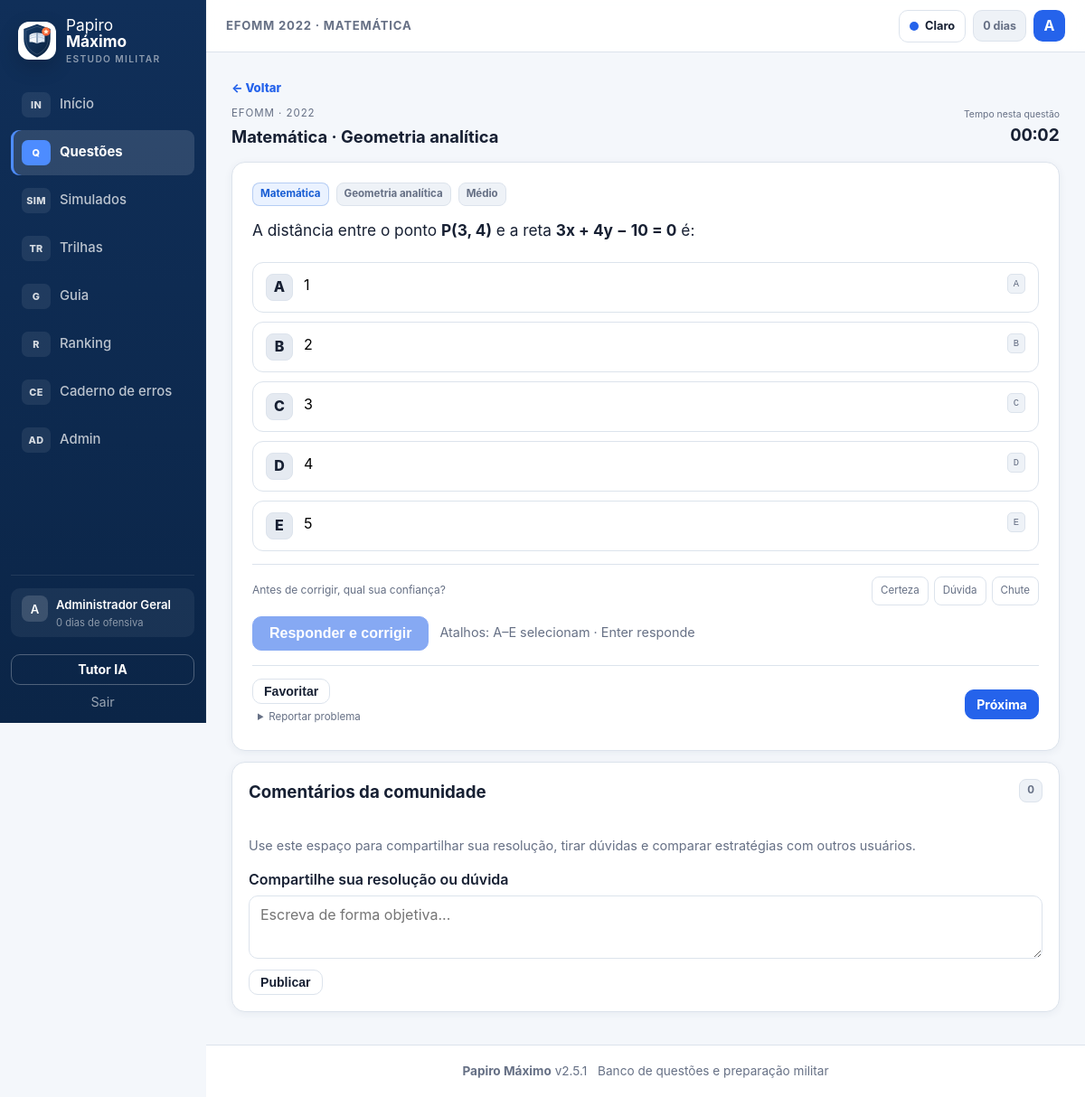
The app's page /resolver.php?id=7&sim_id=1&pos=0 (signed in) with its own data.
### tables this page shows
CREATE TABLE IF NOT EXISTS users (
  id INT AUTO_INCREMENT PRIMARY KEY,
  nome VARCHAR(100) NOT NULL,
  email VARCHAR(150) NOT NULL UNIQUE,
  senha_hash VARCHAR(255) NOT NULL,
  foco VARCHAR(20) NOT NULL DEFAULT 'EFOMM',
  role VARCHAR(10) NOT NULL DEFAULT 'aluno',
  ofensiva INT NOT NULL DEFAULT 0,
  ultima_atividade DATE NULL,
  created_at TIMESTAMP DEFAULT CURRENT_TIMESTAMP
);

CREATE TABLE IF NOT EXISTS questoes (
  id INT AUTO_INCREMENT PRIMARY KEY,
  slug VARCHAR(40) NOT NULL UNIQUE,
  concurso VARCHAR(20) NOT NULL DEFAULT 'Outro',
  ano INT NOT NULL DEFAULT 2024,
  numero INT NOT NULL DEFAULT 0,
  pagina INT NOT NULL DEFAULT 0,
  regiao VARCHAR(32) NOT NULL DEFAULT '',
  materia VARCHAR(50) NOT NULL DEFAULT 'Geral',
  assunto VARCHAR(100) NOT NULL DEFAULT '',
  dificuldade VARCHAR(10) NOT NULL DEFAULT 'Médio',
  enunciado TEXT NOT NULL,
  alt_a TEXT NOT NULL,
  alt_b TEXT NOT NULL,
  alt_c TEXT NOT NULL,
  alt_d TEXT NOT NULL,
  alt_e TEXT NOT NULL,
  gabarito TINYINT NOT NULL DEFAULT -1,
  gabarito_fonte VARCHAR(24) NOT NULL DEFAULT '',
  gabarito_confianca DECIMAL(5,4) NOT NULL DEFAULT 0,
  gabarito_validado_em DATETIME NULL,
  resolucao TEXT NOT NULL,
  origem VARCHAR(120) NOT NULL DEFAULT '',
  exibir_preview TINYINT NOT NULL DEFAULT 0,
  ativo TINYINT NOT NULL DEFAULT 1,
  created_by INT NULL,
  created_at TIMESTAMP DEFAULT CURRENT_TIMESTAMP
);

### includes/config.php (called while the page is built, shortened)
<?php
function url(string $path = ''): string {
    $p = trim($path);
    return BASE_URL . '/' . ltrim($p, '/');
}

### includes/helpers.php (called while the page is built, shortened)
<?php
function concurso_nome(string $c): string { return CONCURSO_NOMES[$c] ?? $c; }
function e($s): string { return htmlspecialchars((string)($s ?? ''), ENT_QUOTES, 'UTF-8'); }
function q_alternativas(array $q): array {
    return [(string)$q['alt_a'], (string)$q['alt_b'], (string)$q['alt_c'], (string)$q['alt_d'], (string)$q['alt_e']];
}

### includes/db.php (called while the page is built, shortened)
<?php
function db(): PDO {
    static $pdo = null;
    if ($pdo instanceof PDO) return $pdo;
    if (DB_DRIVER === 'sqlite') {
        $dir = dirname(DB_SQLITE_PATH);
        if (!is_dir($dir)) mkdir($dir, 0775, true);
        $pdo = new PDO('sqlite:' . DB_SQLITE_PATH);
    } else {
        $dsn = sprintf('mysql:host=%s;dbname=%s;charset=utf8mb4', DB_HOST, DB_NAME);
        $pdo = new PDO($dsn, DB_USER, DB_PASS);
    }
    $pdo->setAttribute(PDO::ATTR_ERRMODE, PDO::ERRMODE_EXCEPTION);
    $pdo->setAttribute(PDO::ATTR_DEFAULT_FETCH_MODE, PDO::FETCH_ASSOC);
    return $pdo;
}

### includes/auth.php (called while the page is built, shortened)
<?php
function current_user(): ?array {
    static $cache = null;
    if ($cache === null) {
        $st = db()->prepare('SELECT * FROM users WHERE id = ?');
        $st->execute([(int)$_SESSION['user_id']]);
        $cache = $st->fetch() ?: false;
    }
    return $cache === false ? null : $cache;
}
function is_admin(?array $u = null): bool {
    $u = $u ?? current_user();
    return $u !== null && (($u['role'] ?? '') === 'admin');
}

### resolver.php (the view, shortened to what this page needs)
<?php
$user=current_user();$uid=$user?(int)$user['id']:0;$pdo=db();
$id=(int)($_GET['id']??0);$st=$pdo->prepare('SELECT * FROM questoes WHERE id=? AND ativo=1');$st->execute([$id]);$q=$st->fetch();
$alts=q_alternativas($q);$nonEmpty=array_values(array_filter($alts,static fn($a)=>trim((string)$a)!==''));$gab=(int)$q['gabarito'];$gradable=$gab>=0&&$gab<=4&&count($nonEmpty)>=2;$answerable=count($nonEmpty)>=2;
$fav=false;if($uid){$st=$pdo->prepare('SELECT 1 FROM favoritos WHERE user_id=? AND questao_id=?');$st->execute([$uid,$q['id']]);$fav=(bool)$st->fetchColumn();}
$st=$pdo->prepare('SELECT c.*,u.nome FROM comentarios c JOIN users u ON u.id=c.user_id WHERE c.questao_id=? AND c.aprovado=1 ORDER BY c.id DESC LIMIT 30');$st->execute([$q['id']]);$comments=$st->fetchAll();
$simId=(int)($_GET['sim_id']??0);$simPos=max(0,(int)($_GET['pos']??0));$sim=null;$simIds=[];$simAnswers=[];$nextId=null;$prevId=null;
if($simId>0&&$uid){$st=$pdo->prepare('SELECT * FROM simulados_execucoes WHERE id=? AND user_id=?');$st->execute([$simId,$uid]);$sim=$st->fetch();}
if(!$sim){$simId=0;if($uid){$st=$pdo->prepare('SELECT id FROM questoes WHERE ativo=1 AND concurso=? AND id!=? AND NOT EXISTS (SELECT 1 FROM respostas r WHERE r.user_id=? AND r.questao_id=questoes.id) LIMIT 50');$st->execute([$q['concurso'],$q['id'],$uid]);}else{$st=$pdo->prepare('SELECT id FROM questoes WHERE ativo=1 AND concurso=? AND id!=? LIMIT 50');$st->execute([$q['concurso'],$q['id']]);}$cand=$st->fetchAll(PDO::FETCH_COLUMN);if($cand)$nextId=(int)$cand[array_rand($cand)];}
$isOfficial=str_starts_with((string)$q['slug'],'oficial-');$enunciadoHtml=$isOfficial?nl2br(e((string)$q['enunciado'])):(string)$q['enunciado'];
$title=concurso_nome((string)$q['concurso']).' '.(int)$q['ano'].' · '.$q['materia'];$active='questoes';$extra_js='<script type="module" src="'.e(url('assets/js/question-previews.js?v='.rawurlencode(APP_VERSION))).'"></script>';include __DIR__.'/includes/header.php';
?>
<div class="resolve-focus-head">
  <div><a class="text-link" href="<?= e($sim?url('simulados.php'):url('questoes.php?concurso='.urlencode((string)$q['concurso']))) ?>">← Voltar</a><div class="resolve-title"><span><?= e(concurso_nome((string)$q['concurso'])) ?> · <?= (int)$q['ano'] ?></span><b><?= e($q['materia']) ?><?= $q['assunto']?' · '.e($q['assunto']):'' ?></b></div></div>
  <div class="question-stopwatch"><small>Tempo nesta questão</small><strong id="questionClock">00:00</strong></div>
</div>
<div class="card question-shell question-focus" id="questaoBox" data-qid="<?= (int)$q['id'] ?>" data-answered="0" data-simulado="<?= $simId ?>">
  <div class="question-topline"><span class="badge b-gold"><?= e($q['materia']) ?></span><?php if($q['assunto']):?><span class="badge"><?= e($q['assunto']) ?></span><?php endif;?><span class="badge"><?= e($q['dificuldade']) ?></span></div>
  <div class="enunciado resolve-enunciado"><?= $enunciadoHtml ?></div>
  <?php if($answerable):?><div class="alts"><?php foreach($alts as $i=>$a):if(trim((string)$a)==='')continue;?><button class="alt" type="button" data-alt="<?= $i ?>"><span class="alt-letter"><?= LETRAS[$i] ?></span><span><?= e($a) ?></span><kbd><?= LETRAS[$i] ?></kbd></button><?php endforeach;?></div><?php endif;?>
  <?php if($uid&&$answerable):?>
    <div class="confidence-box"><span>Antes de corrigir, qual sua confiança?</span><div class="confidence-options"><button type="button" data-confidence="certeza">Certeza</button><button type="button" data-confidence="duvida">Dúvida</button><button type="button" data-confidence="chute">Chute</button></div></div>
    <div class="resolve-submit-row"><button class="btn btn-primary" id="btnResponder" disabled><?= $gradable?'Responder e corrigir':((int)($q['exibir_preview']??0)===1?'Registrar resposta':'Responder e corrigir com IA') ?></button><small class="muted">Atalhos: A–E selecionam · Enter responde</small></div>
  <?php elseif(!$uid&&$answerable):?><p><a class="btn btn-primary" href="<?= e(url('login.php?next='.urlencode($_SERVER['REQUEST_URI']))) ?>">Entre para responder</a></p><?php else:?><div class="flash info" style="display:block">Questão temporariamente sem alternativas textuais confiáveis.</div><?php endif;?>
  <?php if($uid):?><div class="resolve-footer-actions"><div><button class="btn btn-small fav-btn <?= $fav?'faved':'' ?>" data-fav="<?= (int)$q['id'] ?>"><?= $fav?'Favoritada':'Favoritar' ?></button><details class="report-inline"><summary>Reportar problema</summary></details></div><?php if($nextId):?><a class="btn btn-small btn-primary" id="nextBox" href="<?= e($sim?url('resolver.php?id='.$nextId.'&sim_id='.$simId.'&pos='.($simPos+1)):url('resolver.php?id='.$nextId)) ?>">Próxima</a><?php elseif($sim):?><a class="btn btn-small btn-primary" href="<?= e(url('simulados.php?resultado='.$simId)) ?>">Finalizar e ver resultado</a><?php endif;?></div><?php endif;?>
</div>
<div class="card comments compact-comments"><div class="section-head"><h3>Comentários da comunidade</h3><span class="badge"><?= count($comments) ?></span></div><p class="muted">Use este espaço para compartilhar sua resolução, tirar dúvidas e comparar estratégias com outros usuários.</p><?php if($uid):?><form id="commentForm" data-qid="<?= (int)$q['id'] ?>" class="form"><label>Compartilhe sua resolução ou dúvida<textarea id="commentText" style="min-height:70px" placeholder="Escreva de forma objetiva..."></textarea></label><button class="btn btn-small" type="submit">Publicar</button></form><?php endif;?><div id="commentList"><?php foreach($comments as $c):?><div class="comment"><span class="who"><?= e($c['nome']) ?></span><span class="when"><?= e(fmt_data($c['created_at'])) ?></span><div><?= nl2br(e($c['texto'])) ?></div></div><?php endforeach;?></div></div>
<?php include __DIR__.'/includes/footer.php'; ?>

### includes/header.php (shortened to what this page needs)
<?php
$user = current_user();
$nav = [
    ['inicio', 'Início', 'IN', 'index.php'],
    ['questoes', 'Questões', 'Q', 'questoes.php'],
    ['simulados', 'Simulados', 'SIM', 'simulados.php'],
    ['trilhas', 'Trilhas', 'TR', 'trilhas.php'],
    ['guia', 'Guia', 'G', 'guia.php'],
    ['ranking', 'Ranking', 'R', 'ranking.php'],
    ['caderno', 'Caderno de erros', 'CE', 'caderno.php'],
];
?>
<!DOCTYPE html>
<html lang="pt-BR">
<head>
<link rel="stylesheet" href="<?= e(url('assets/css/style.css?v=' . rawurlencode(APP_VERSION))) ?>">
<link rel="stylesheet" href="<?= e(url('assets/css/papiro-v2.css?v=' . rawurlencode(APP_VERSION))) ?>">
</head>
<body>
<div class="shell">
  <aside class="sidebar" id="sidebar">
    <a class="brand" href="<?= e(url('index.php')) ?>">
      <img class="brand-logo" src="<?= e(url('icons/papiro-logo.svg')) ?>" alt="Papiro Máximo">
      <span class="brand-name">Papiro <b>Máximo</b><small>estudo militar</small></span>
    </a>
    <nav class="nav">
      <?php foreach ($nav as [$key, $label, $icon, $href]): ?>
        <a href="<?= e(url($href)) ?>" class="<?= ($active ?? '') === $key ? 'active' : '' ?>"><span class="nav-glyph"><?= e($icon) ?></span><span><?= e($label) ?></span></a>
      <?php endforeach; ?>
      <?php if ($user && is_admin($user)): ?>
        <a href="<?= e(url('admin/index.php')) ?>" class="<?= ($active ?? '') === 'admin' ? 'active' : '' ?>"><span class="nav-glyph">AD</span><span>Admin</span></a>
      <?php endif; ?>
    </nav>
    <div class="side-foot">
      <?php if ($user): ?>
        <a class="user-chip" href="<?= e(url('perfil.php')) ?>"><span class="mini-avatar"><?= e(mb_strtoupper(mb_substr($user['nome'],0,1))) ?></span><span><?= e($user['nome']) ?><small><?= (int)$user['ofensiva'] ?> dias de ofensiva</small></span></a>
        <div class="side-foot-actions">
          <a class="btn btn-ghost btn-block btn-small" href="<?= e(url('ia.php')) ?>">Tutor IA</a>
          <a class="logout" href="<?= e(url('logout.php')) ?>">Sair</a>
        </div>
      <?php else: ?>
        <a class="btn btn-primary btn-block" href="<?= e(url('login.php')) ?>">Entrar</a>
        <a class="btn btn-ghost btn-block" href="<?= e(url('cadastro.php')) ?>">Criar conta</a>
      <?php endif; ?>
    </div>
  </aside>
  <div class="main-col">
    <header class="topbar">
      <div class="topbar-left">
        <span class="top-context"><?= e($title ?? 'Início') ?></span>
      </div>
      <div class="top-right">
        <button class="theme-toggle" id="themeToggle" type="button" aria-label="Alternar tema"><span class="theme-dot"></span><span id="themeLabel">Tema</span></button>
        <?php if ($user): ?>
          <span class="streak" title="Ofensiva"><?= (int)$user['ofensiva'] ?> dias</span>
          <a class="avatar" href="<?= e(url('perfil.php')) ?>" title="<?= e($user['nome']) ?>"><?= e(mb_strtoupper(mb_substr($user['nome'], 0, 1))) ?></a>
        <?php else: ?>
          <a class="btn btn-small" href="<?= e(url('login.php')) ?>">Entrar</a>
          <a class="btn btn-primary btn-small" href="<?= e(url('cadastro.php')) ?>">Criar conta</a>
        <?php endif; ?>
      </div>
    </header>
    <main class="content">

### assets/css/style.css (style rules this page uses)
:root { --navy:#0b1b33; --navy2:#13294f; --navy3:#1d3a68; --gold:#e3a82b; --gold2:#f5c451; --gold-soft:#fdf3d7; --bg:#f1ecdd; --card:#fffdf6; --line:#e2d9c2; --ink:#1d2433; --muted:#6f6a5c; --ok:#15803d; --ok-bg:#e5f5e9; --err:#b91c1c; --err-bg:#fdecec; --info:#1d4ed8; --info-bg:#e8effe; --radius:14px; --shadow:0 2px 10px rgba(11,27,51,.08); }
* { box-sizing:border-box }
html { -webkit-text-size-adjust:100% }
body { margin:0;font-family:"Segoe UI",system-ui,-apple-system,Roboto,Arial,sans-serif;background:var(--bg);color:var(--ink);line-height:1.55 }
a { color:var(--navy3);text-decoration:none }
.muted { color:var(--muted);font-size:.9em }
.shell { display:flex;min-height:100vh }
.sidebar { width:250px;flex-shrink:0;background:linear-gradient(180deg,var(--navy),var(--navy2));color:#fff;position:sticky;top:0;height:100vh;display:flex;flex-direction:column;padding:18px 14px;z-index:60 }
.brand { display:flex;align-items:center;gap:10px;color:#fff;font-size:1.15rem;padding:4px 8px 16px }
.brand-name b { color:var(--gold2) }
.nav { display:flex;flex-direction:column;gap:2px;overflow-y:auto }
.nav a { display:flex;gap:10px;align-items:center;color:#dbe4f3;padding:9px 12px;border-radius:10px;font-weight:500 }
.nav a.active { background:var(--gold);color:var(--navy);font-weight:700 }
.side-foot { margin-top:auto;display:flex;flex-direction:column;gap:8px;padding-top:14px;border-top:1px solid rgba(255,255,255,.15) }
.user-chip { color:#fff;background:rgba(255,255,255,.1);padding:8px 12px;border-radius:10px;font-weight:600 }
.user-chip small { color:var(--gold2);font-weight:400 }
.logout { color:#f3b6b6;font-size:.9rem;text-align:center }
.main-col { flex:1;min-width:0;display:flex;flex-direction:column }
.topbar { position:sticky;top:0;z-index:50;display:flex;align-items:center;gap:12px;background:rgba(255,253,246,.92);backdrop-filter:blur(6px);border-bottom:1px solid var(--line);padding:10px 20px }
.top-right { margin-left:auto;display:flex;align-items:center;gap:10px }
.streak { background:var(--gold-soft);border:1px solid var(--gold);border-radius:20px;padding:3px 12px;font-weight:700;color:#8a5c00 }
.avatar { width:36px;height:36px;border-radius:50%;background:var(--navy);color:#fff;display:flex;align-items:center;justify-content:center;font-weight:700 }
.content { padding:22px;max-width:1080px;width:100%;margin:0 auto;flex:1 }
.card { background:var(--card);border:1px solid var(--line);border-radius:var(--radius);box-shadow:var(--shadow);padding:18px;margin-bottom:16px }
.card h2,.card h3 { margin-top:0;color:var(--navy) }
.btn { display:inline-block;border:1px solid var(--navy);background:#fff;color:var(--navy);border-radius:10px;padding:9px 18px;font-weight:600;cursor:pointer;font-size:1rem }
.btn-ghost { background:transparent;border-color:rgba(255,255,255,.5);color:#fff }
.btn-small { padding:5px 12px;font-size:.88rem }
.btn-block { display:block;text-align:center;width:100% }
.btn:disabled { opacity:.55;cursor:not-allowed }
.form label { display:block;margin-bottom:12px;font-weight:600;color:var(--navy) }
.form input,.form select,.form textarea { display:block;width:100%;margin-top:5px;padding:10px 12px;border:1px solid #c9c0a4;border-radius:10px;font-size:1rem;font-family:inherit;background:#fff;color:var(--ink) }
.form textarea { min-height:110px;resize:vertical }
.badge { display:inline-block;font-size:.78rem;font-weight:700;border-radius:20px;padding:2px 11px;background:#ece7d6;color:#5b5545;border:1px solid #d8cfb4;white-space:nowrap }
.b-gold { background:var(--gold-soft);color:#8a5c00;border-color:var(--gold) }
.enunciado { font-size:1.08rem;margin:10px 0 16px }
.alts { display:flex;flex-direction:column;gap:10px;margin-bottom:14px }
.alt { display:flex;gap:12px;align-items:flex-start;border:2px solid var(--line);background:#fff;border-radius:12px;padding:12px 14px;cursor:pointer;transition:.15s }
.alt-letter { flex-shrink:0;width:30px;height:30px;border-radius:50%;background:var(--navy);color:#fff;font-weight:800;display:flex;align-items:center;justify-content:center }
.comments { margin-top:8px }

### records on screen
users: nome "A", nome "Administrador Geral", ofensiva "0"
questoes: title "EFOMM 2022 · MATEMÁTICA", concurso "EFOMM", ano "2022", materia "Matemática", assunto "Geometria analítica", dificuldade "Médio", enunciado "A distância entre o ponto P(3, 4) e a reta 3x + 4y − 10 = 0 é:", alt_c "3", alt_d "4", alt_e "5"

### other values on screen
$icon "IN"
$label "Início"
$icon "Q"
$label "Questões"
$icon "SIM"
$label "Simulados"
$icon "TR"
$label "Trilhas"
$icon "G"
$label "Guia"
$icon "R"
$label "Ranking"
$icon "CE"
$label "Caderno de erros"
LETRAS[$i] "A"
